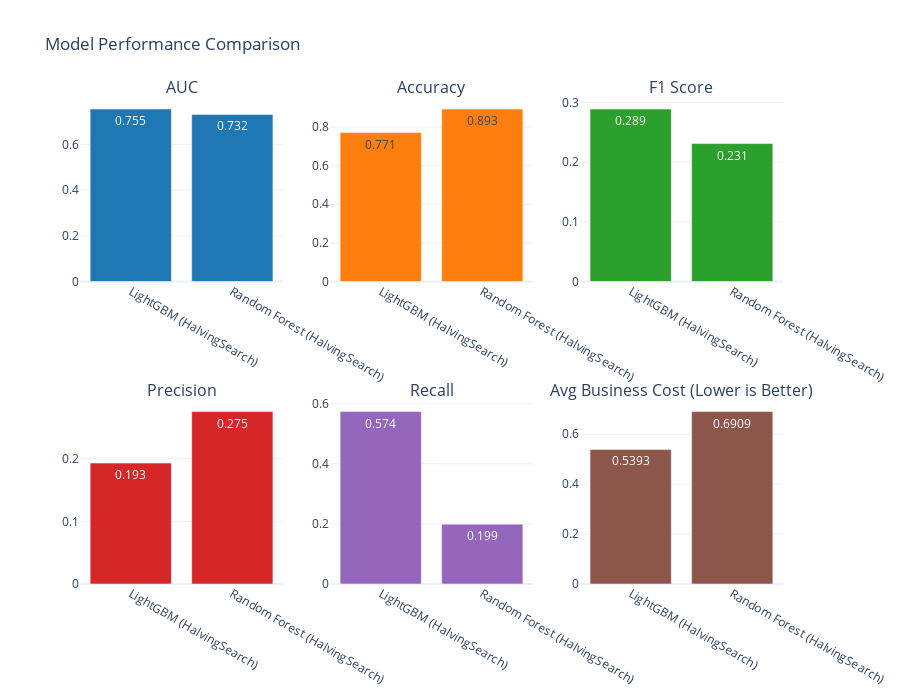
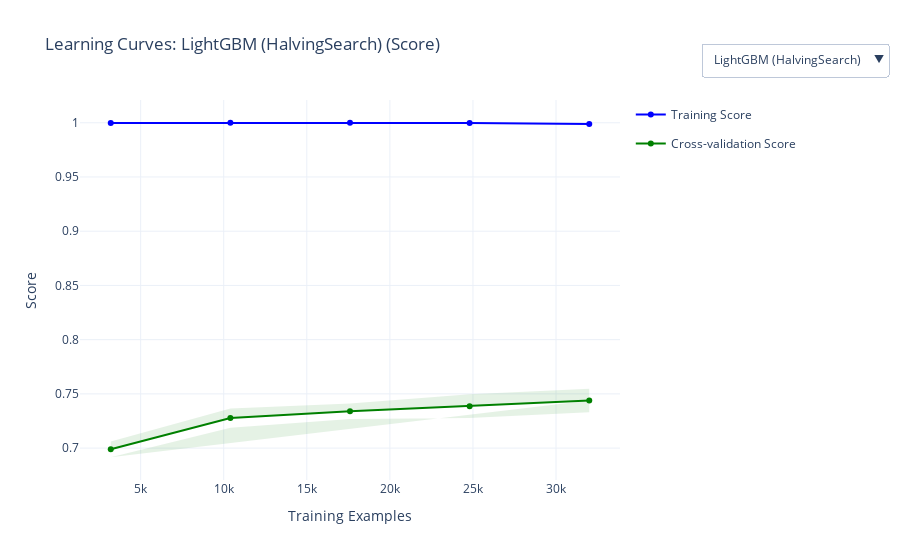

The notebook cell saved with these charts, in order:
### Markdown cell above
## Step 8: Model Evaluation & Selection
We evaluate the models using ROC-AUC and Learning Curves to ensure they are not overfitting and have reached statistical equilibrium.

### Code cell
from scripts.model_evaluation import evaluate_and_select_models, print_evaluation_summary

models = {
    'LightGBM (HalvingSearch)': lgbm_model,
    'Random Forest (HalvingSearch)': rf_model
}

results = evaluate_and_select_models(models, X_val, y_val, X_test_final, y_test_final, business_scorer)

print("\n🏆 Model Leaderboard (Validation Set):\n")
display(results['leaderboard'].style.highlight_min(subset=['Business Cost (Avg)'], color='lightgreen'))

best_model_name = results['best_model_name']
best_model = results['best_model']

print_evaluation_summary(results)

print("Generating Final Visualizations...\n")
visualizer = ModelVisualizer()
visualizer.plot_model_comparison(models, X_val, y_val, business_scorer).show()

print(f"Generating Learning Curves for {best_model_name}...\n")
X_lc = X_train.sample(n=min(40000, len(X_train)), random_state=42)
y_lc = y_train.loc[X_lc.index]

fig_lc = visualizer.plot_learning_curves(
    {best_model_name: best_model.best_estimator_}, 
    X_lc, y_lc, 
    scorer='roc_auc', cv=5
)
fig_lc.show()

### Figure 1 — Plotly figure (JSON) as saved in the notebook; plotly's stock layout.template omitted (floating-point values rounded to 4 significant figures)
{"data": [{"marker": {"color": ["#1f77b4", "#1f77b4"]}, "name": "AUC", "text": ["0.755", "0.732"], "textposition": "auto", "type": "bar", "x": ["LightGBM (HalvingSearch)", "Random Forest (HalvingSearch)"], "xaxis": "x", "y": [0.7548, 0.7315], "yaxis": "y"}, {"marker": {"color": ["#ff7f0e", "#ff7f0e"]}, "name": "Accuracy", "text": ["0.771", "0.893"], "textposition": "auto", "type": "bar", "x": ["LightGBM (HalvingSearch)", "Random Forest (HalvingSearch)"], "xaxis": "x2", "y": [0.7712, 0.8927], "yaxis": "y2"}, {"marker": {"color": ["#2ca02c", "#2ca02c"]}, "name": "F1", "text": ["0.289", "0.231"], "textposition": "auto", "type": "bar", "x": ["LightGBM (HalvingSearch)", "Random Forest (HalvingSearch)"], "xaxis": "x3", "y": [0.2889, 0.2311], "yaxis": "y3"}, {"marker": {"color": ["#d62728", "#d62728"]}, "name": "Precision", "text": ["0.193", "0.275"], "textposition": "auto", "type": "bar", "x": ["LightGBM (HalvingSearch)", "Random Forest (HalvingSearch)"], "xaxis": "x4", "y": [0.193, 0.2752], "yaxis": "y4"}, {"marker": {"color": ["#9467bd", "#9467bd"]}, "name": "Recall", "text": ["0.574", "0.199"], "textposition": "auto", "type": "bar", "x": ["LightGBM (HalvingSearch)", "Random Forest (HalvingSearch)"], "xaxis": "x5", "y": [0.5739, 0.1992], "yaxis": "y5"}, {"marker": {"color": ["#8c564b", "#8c564b"]}, "name": "Business Cost", "text": ["0.5393", "0.6909"], "textposition": "auto", "type": "bar", "x": ["LightGBM (HalvingSearch)", "Random Forest (HalvingSearch)"], "xaxis": "x6", "y": [0.5393, 0.6909], "yaxis": "y6"}], "layout": {"annotations": [{"font": {"size": 16}, "showarrow": false, "text": "AUC", "x": 0.1444, "xanchor": "center", "xref": "paper", "y": 1, "yanchor": "bottom", "yref": "paper"}, {"font": {"size": 16}, "showarrow": false, "text": "Accuracy", "x": 0.5, "xanchor": "center", "xref": "paper", "y": 1, "yanchor": "bottom", "yref": "paper"}, {"font": {"size": 16}, "showarrow": false, "text": "F1 Score", "x": 0.8556, "xanchor": "center", "xref": "paper", "y": 1, "yanchor": "bottom", "yref": "paper"}, {"font": {"size": 16}, "showarrow": false, "text": "Precision", "x": 0.1444, "xanchor": "center", "xref": "paper", "y": 0.375, "yanchor": "bottom", "yref": "paper"}, {"font": {"size": 16}, "showarrow": false, "text": "Recall", "x": 0.5, "xanchor": "center", "xref": "paper", "y": 0.375, "yanchor": "bottom", "yref": "paper"}, {"font": {"size": 16}, "showarrow": false, "text": "Avg Business Cost (Lower is Better)", "x": 0.8556, "xanchor": "center", "xref": "paper", "y": 0.375, "yanchor": "bottom", "yref": "paper"}], "height": 700, "showlegend": false, "title": {"text": "Model Performance Comparison"}, "xaxis": {"anchor": "y", "domain": [0, 0.2889]}, "xaxis2": {"anchor": "y2", "domain": [0.3556, 0.6444]}, "xaxis3": {"anchor": "y3", "domain": [0.7111, 1]}, "xaxis4": {"anchor": "y4", "domain": [0, 0.2889]}, "xaxis5": {"anchor": "y5", "domain": [0.3556, 0.6444]}, "xaxis6": {"anchor": "y6", "domain": [0.7111, 1]}, "yaxis": {"anchor": "x", "domain": [0.625, 1]}, "yaxis2": {"anchor": "x2", "domain": [0.625, 1]}, "yaxis3": {"anchor": "x3", "domain": [0.625, 1]}, "yaxis4": {"anchor": "x4", "domain": [0, 0.375]}, "yaxis5": {"anchor": "x5", "domain": [0, 0.375]}, "yaxis6": {"anchor": "x6", "domain": [0, 0.375]}}}

### Figure 2 — Plotly figure (JSON) as saved in the notebook; plotly's stock layout.template omitted (floating-point values rounded to 4 significant figures)
{"data": [{"legendgroup": "train", "line": {"color": "blue"}, "mode": "lines+markers", "name": "Training Score", "type": "scatter", "visible": true, "x": [3200, 10400, 17600, 24800, 32000], "y": [0.9998, 0.9999, 1.0, 0.9997, 0.9989]}, {"fill": "tonexty", "fillcolor": "rgba(0, 0, 255, 0.1)", "hoverinfo": "skip", "legendgroup": "train", "line": {"color": "rgba(255,255,255,0)"}, "showlegend": false, "type": "scatter", "visible": true, "x": [3200, 10400, 17600, 24800, 32000, 32000, 24800, 17600, 10400, 3200], "y": [0.9999, 0.9999, 1.0, 0.9998, 0.999, 0.9988, 0.9997, 0.9999, 0.9999, 0.9998]}, {"legendgroup": "cv", "line": {"color": "green"}, "mode": "lines+markers", "name": "Cross-validation Score", "type": "scatter", "visible": true, "x": [3200, 10400, 17600, 24800, 32000], "y": [0.6989, 0.7277, 0.7341, 0.7387, 0.7439]}, {"fill": "tonexty", "fillcolor": "rgba(0, 128, 0, 0.1)", "hoverinfo": "skip", "legendgroup": "cv", "line": {"color": "rgba(255,255,255,0)"}, "showlegend": false, "type": "scatter", "visible": true, "x": [3200, 10400, 17600, 24800, 32000, 32000, 24800, 17600, 10400, 3200], "y": [0.7062, 0.7366, 0.7412, 0.7497, 0.7547, 0.7331, 0.7276, 0.7269, 0.7189, 0.6916]}], "layout": {"hovermode": "x unified", "title": {"text": "Learning Curves: LightGBM (HalvingSearch) (Score)"}, "updatemenus": [{"active": 0, "buttons": [{"args": [{"visible": [true, true, true, true]}, {"title": "Learning Curves: LightGBM (HalvingSearch) (Score)"}], "label": "LightGBM (HalvingSearch)", "method": "update"}], "x": 1.15, "xanchor": "left", "y": 1.15, "yanchor": "top"}], "xaxis": {"title": {"text": "Training Examples"}}, "yaxis": {"title": {"text": "Score"}}}}
